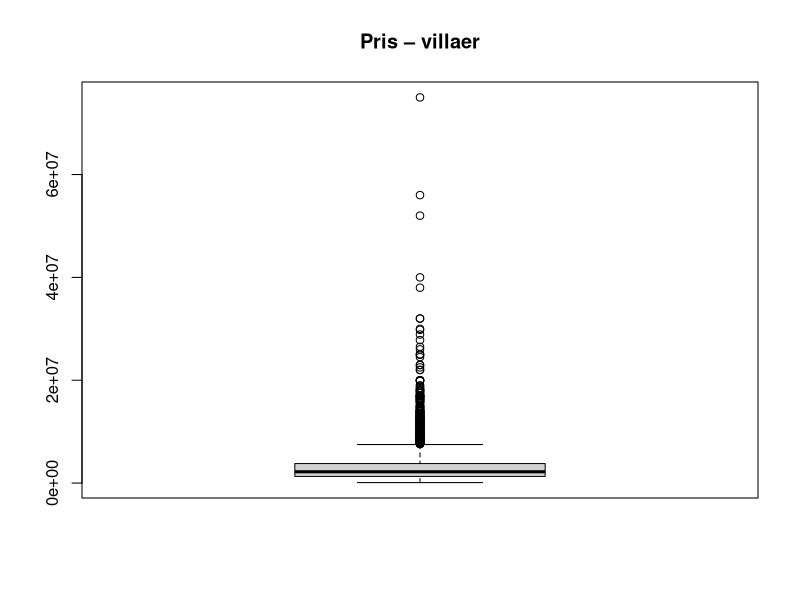
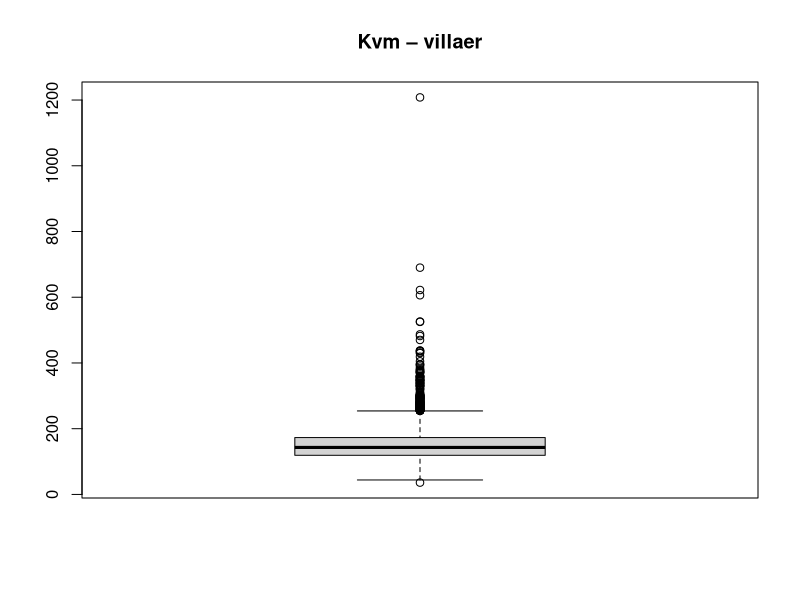
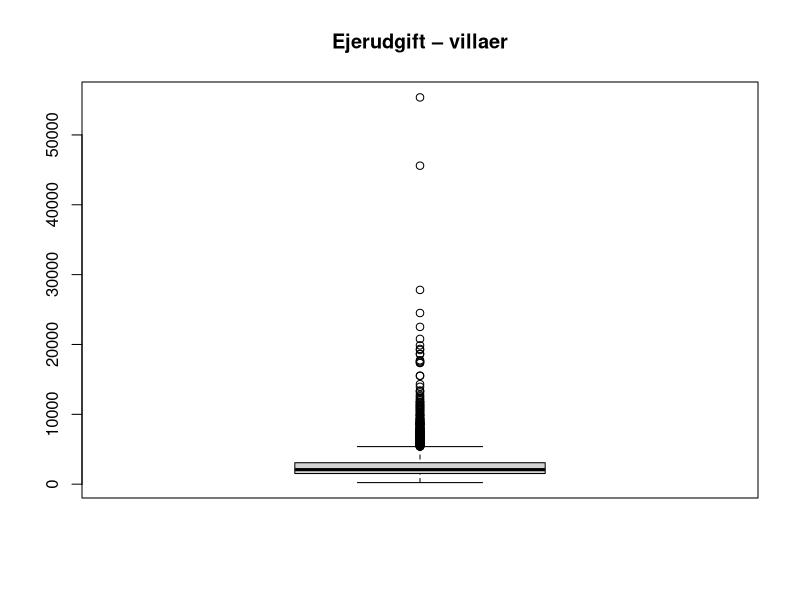
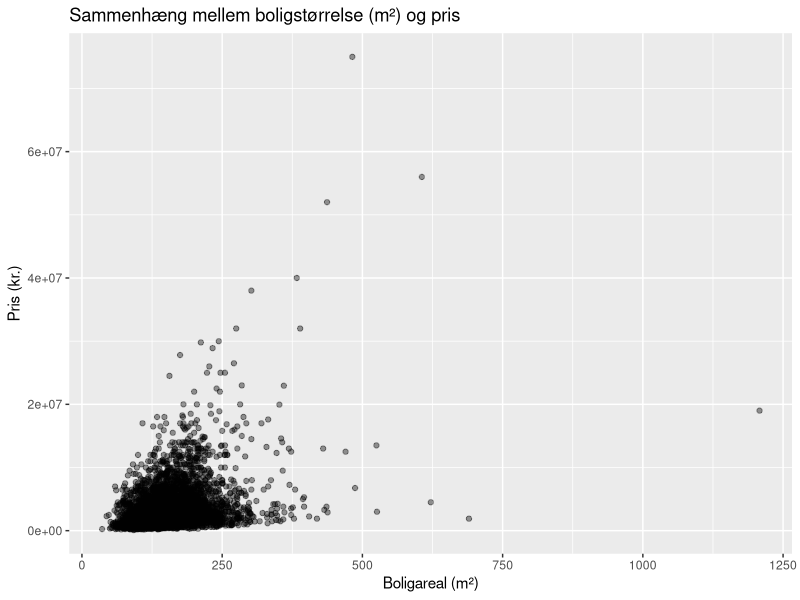
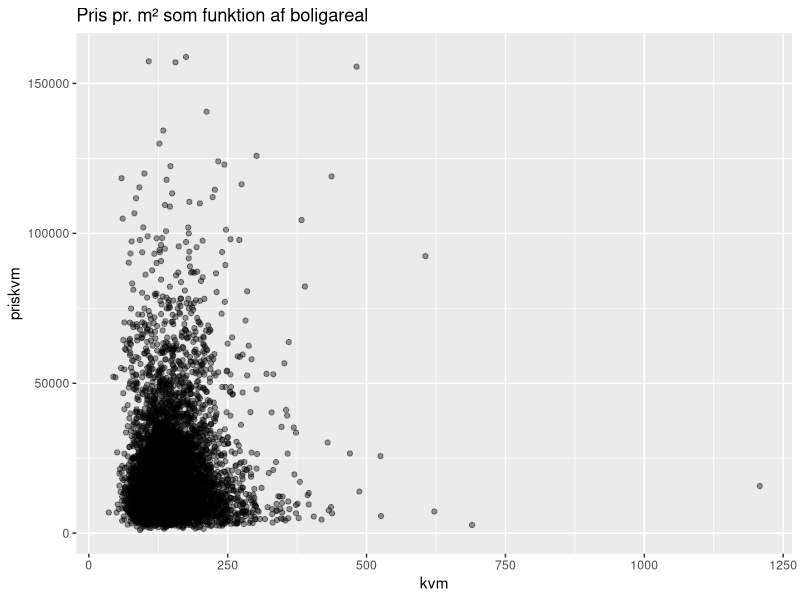
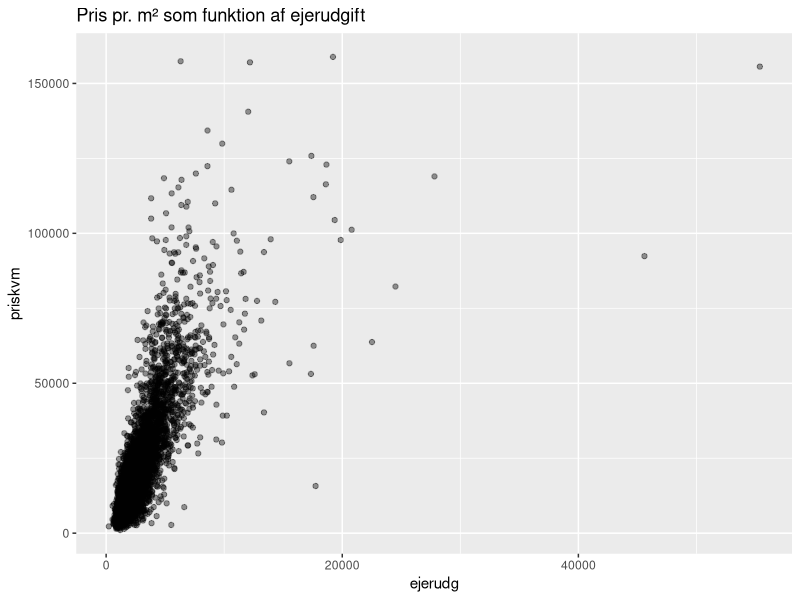
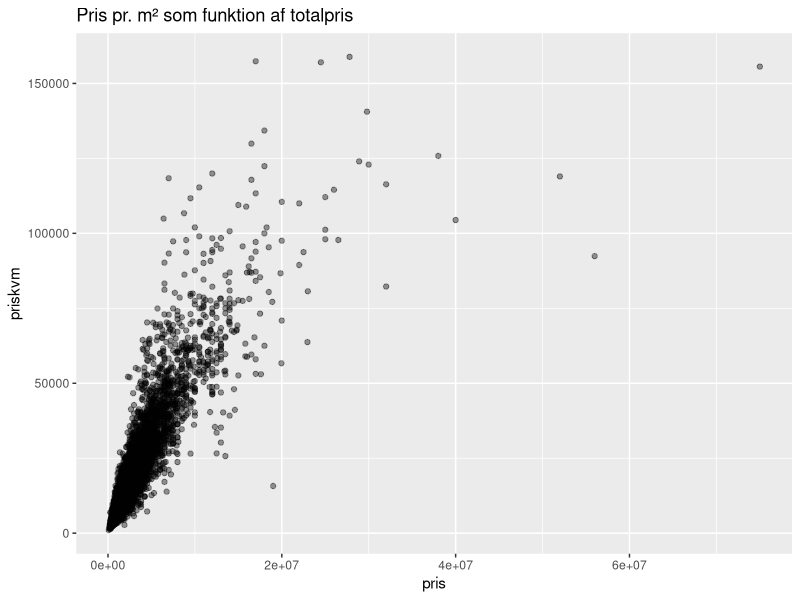
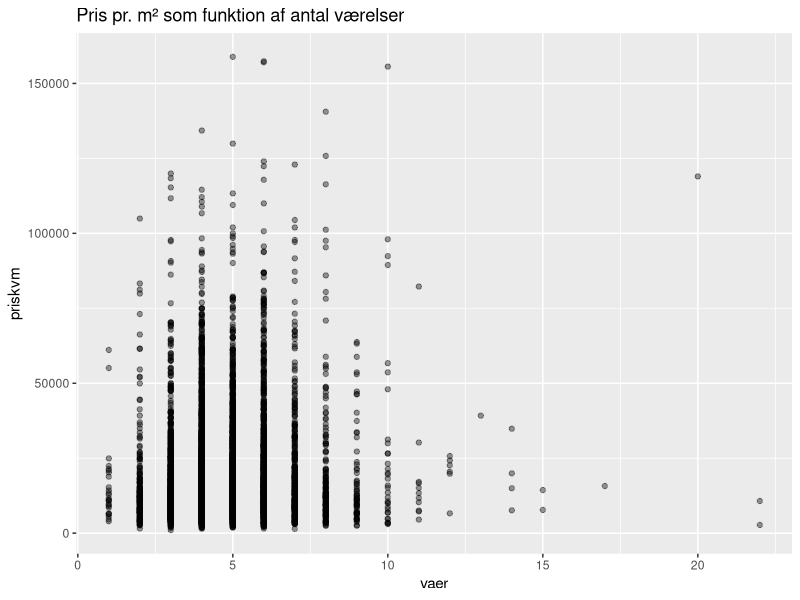

The R script that drew these images, in order:
###########################################################
# Forbedret R-kode til Opgave 2
# Korrelation og simpel lineær regression (villaer)
###########################################################

library(tidyverse)
library(ggplot2)
library(corrplot)
# (valgfrit) library(broom)  # hvis du vil lave flotte modeltabeller senere

#----------------------------------------------------------
# 0. Hjælpefunktion til at rense tal fra tekst
#----------------------------------------------------------

clean_num <- function(x) {
  as.numeric(gsub("[^0-9]", "", x))
}

#----------------------------------------------------------
# 1. Indlæs data og grundrens (fjerner kun vej)
#----------------------------------------------------------

boliger <- read.csv("newhomes (3).csv")

boliger2 <- boliger %>%
  select(-vej)

#----------------------------------------------------------
# 2. Rensning + udvælgelse af villaer
#   (alt samlet ét sted – i stedet for at rense flere gange)
#----------------------------------------------------------

villa_clean <- boliger2 %>%
  # Kun villaer
  filter(type == "Villa") %>%
  
  # Fjern helt skøre rækker, hvor kvm indeholder "ejerudg."
  filter(!grepl("ejerudg.", kvm, ignore.case = TRUE)) %>%
  
  # Rens tekst -> tal på én gang
  mutate(
    pris    = clean_num(pris),
    kvm     = clean_num(kvm),
    vaer    = clean_num(vaer),
    ejerudg = clean_num(ejerudg),
    alder   = clean_num(alder)
  ) %>%
  
  # Drop NA efter rensning
  drop_na(pris, kvm, vaer, ejerudg, alder) %>%
  
  # Fjern mærkelige postnumre med "%"
  filter(!grepl("%", zip)) %>%
  
  # Opret afledte variable
  mutate(
    priskvm = pris / kvm,         # pris pr. m2
    alder2  = 2025 - alder        # hvor gammel boligen er
  ) %>%
  
  drop_na(priskvm, alder2)

# (Valgfrit) Kig hurtigt på hvor mange der er tilbage
nrow(villa_clean)

#----------------------------------------------------------
# 2.1 – Beskrivende statistik
#----------------------------------------------------------

# Simpel deskriptiv tabel
deskriptiv_stats <- villa_clean %>%
  summarise(
    across(
      .cols = c(pris, kvm, ejerudg, vaer, priskvm, alder2),
      .fns  = list(
        mean   = ~mean(.x, na.rm = TRUE),
        sd     = ~sd(.x, na.rm = TRUE),
        median = ~median(.x, na.rm = TRUE),
        min    = ~min(.x, na.rm = TRUE),
        max    = ~max(.x, na.rm = TRUE)
      ),
      .names = "{.col}_{.fn}"
    )
  )

deskriptiv_stats

# Boxplots til hurtigt overblik (bruges i opgaven)
boxplot(villa_clean$pris, main = "Pris – villaer")
boxplot(villa_clean$kvm, main = "Kvm – villaer")
boxplot(villa_clean$ejerudg, main = "Ejerudgift – villaer")

#----------------------------------------------------------
# 2.2 – Korrelation mellem m2 og pris
#----------------------------------------------------------

# Scatterplot m2 vs pris
ggplot(villa_clean, aes(x = kvm, y = pris)) +
  geom_point(alpha = 0.4) +
  labs(
    title = "Sammenhæng mellem boligstørrelse (m²) og pris",
    x = "Boligareal (m²)",
    y = "Pris (kr.)"
  )

# Lineær regression: pris ~ kvm
pris_model <- lm(pris ~ kvm, data = villa_clean)
summary(pris_model)

# Korrelation (det konkrete tal, opgaven spørger efter)
kor_kvm_pris <- cor(villa_clean$kvm, villa_clean$pris, use = "complete.obs")
kor_kvm_pris

#----------------------------------------------------------
# 2.3 – 5 simple regressioner med Y = pris pr. m² (priskvm)
#----------------------------------------------------------

# 1) priskvm ~ kvm
ggplot(villa_clean, aes(x = kvm, y = priskvm)) +
  geom_point(alpha = 0.4) +
  labs(title = "Pris pr. m² som funktion af boligareal")

kvm_model <- lm(priskvm ~ kvm, data = villa_clean)
summary(kvm_model)

# 2) priskvm ~ ejerudg
ggplot(villa_clean, aes(x = ejerudg, y = priskvm)) +
  geom_point(alpha = 0.4) +
  labs(title = "Pris pr. m² som funktion af ejerudgift")

ejerudg_model <- lm(priskvm ~ ejerudg, data = villa_clean)
summary(ejerudg_model)

# 3) priskvm ~ pris
ggplot(villa_clean, aes(x = pris, y = priskvm)) +
  geom_point(alpha = 0.4) +
  labs(title = "Pris pr. m² som funktion af totalpris")

pris_model2 <- lm(priskvm ~ pris, data = villa_clean)
summary(pris_model2)

# 4) priskvm ~ vaer
ggplot(villa_clean, aes(x = vaer, y = priskvm)) +
  geom_point(alpha = 0.4) +
  labs(title = "Pris pr. m² som funktion af antal værelser")

vaer_model <- lm(priskvm ~ vaer, data = villa_clean)
summary(vaer_model)

# 5) priskvm ~ alder2 (boligens alder)
ggplot(villa_clean, aes(x = alder2, y = priskvm)) +
  geom_point(alpha = 0.4) +
  labs(title = "Pris pr. m² som funktion af boligens alder")

alder_model <- lm(priskvm ~ alder2, data = villa_clean)
summary(alder_model)

#----------------------------------------------------------
# 2.3 – Korrelationsmatrix til at understøtte modellerne
#----------------------------------------------------------

kormatrix_df <- villa_clean %>%
  select(pris, kvm, ejerudg, vaer, priskvm, alder2)

cor_matrix <- cor(kormatrix_df, use = "complete.obs")

corrplot(
  cor_matrix,
  method = "color",
  addCoef.col = "black",
  tl.col = "black",
  number.cex = 0.7
)

#----------------------------------------------------------
# 2.4 – (ingen kodekrav)
# Teorien om sammenhængen mellem korrelation og simpel regression
# skriver vi i tekst – men vi kan bruge R² og cor() til at illustrere:
# fx:
summary(ejerudg_model)$r.squared
cor(villa_clean$priskvm, villa_clean$ejerudg)^2
# -> de to værdier vil (næsten) være ens i en simpel regression
#----------------------------------------------------------
